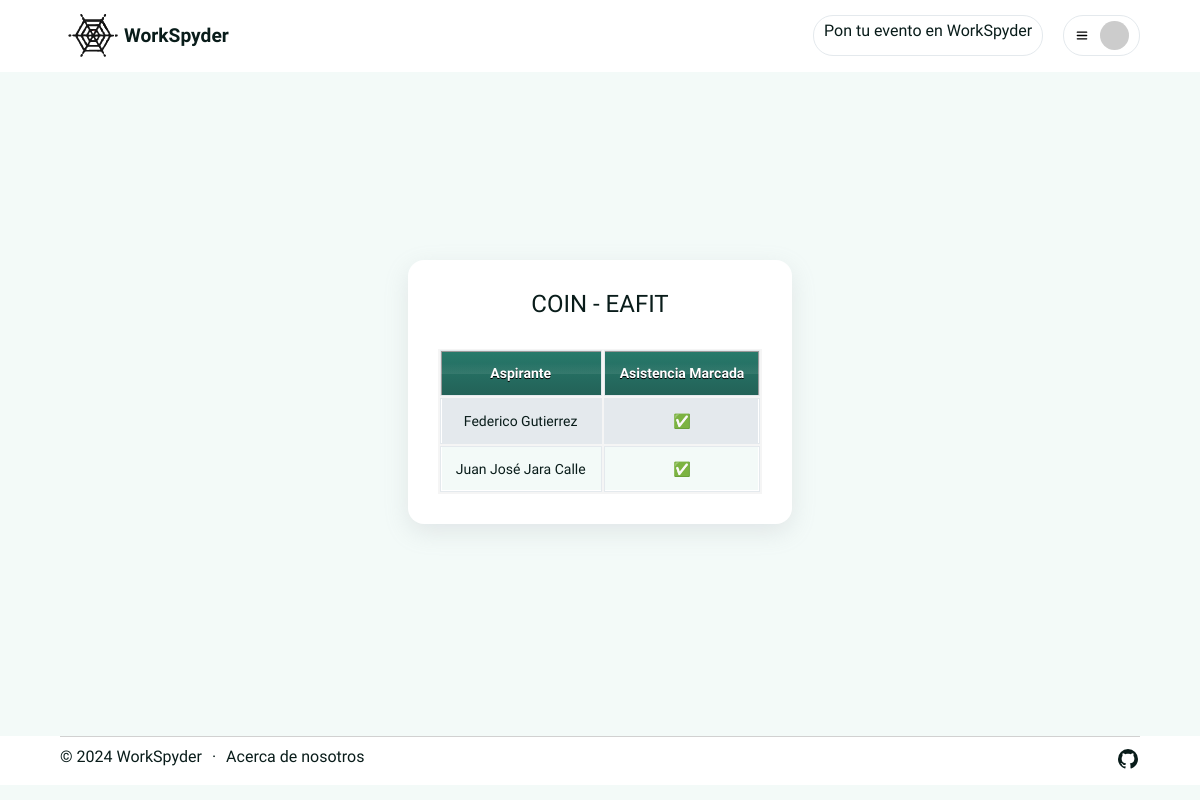
Screenshot of /post/my-fair/3/ (signed in) with the database file from the repository.
### exploreFairs/models.py (models this page shows, shortened)
class JobFair(models.Model):
    organizer = models.ForeignKey(settings.AUTH_USER_MODEL, on_delete=models.CASCADE, related_name='job_fairs', null=True) # PUSE COMO NULL=TRUE MIENTRAS NO TENEMOS LOGIN, RECORDAR QUITARLO DESPÚES DE QUE HAYA LOGIN
    title = models.CharField(max_length=255)
    description = models.TextField()
    start_event_date = models.DateField(default="2024-09-12")
    end_event_date = models.DateField(null=True, default="2024-09-13")
    department = models.CharField(max_length=255, default="Antioquía")
    city = models.CharField(max_length=255,default="Bello")
    start_hour = models.TimeField(auto_now=False, auto_now_add=False, default="12:00:00")
    end_hour = models.TimeField(auto_now=False, auto_now_add=False, null=True, default="11:00:00")
    direction = models.CharField(max_length=255)
    keynote_speaker = models.CharField(max_length=255)
    image = models.ImageField(upload_to='fairs/images/')

### fairAttendance/models.py (models this page shows, shortened)
class QR(models.Model):
   id = models.AutoField(primary_key = True)
   registration = models.ForeignKey(FairRegistration, on_delete=models.CASCADE)
   isRead = models.BooleanField(default=False)

### fairManagement/models.py (models this page shows, shortened)
class FairRegistration(models.Model):
    id = models.AutoField(primary_key = True)
    aspirant = models.ForeignKey(Aspirant, on_delete=models.CASCADE)
    fair = models.ForeignKey(JobFair, on_delete=models.CASCADE)
    registrationDate = models.DateField()

class Aspirant(models.Model):
    id = models.AutoField(primary_key = True)
    firstName = models.CharField(max_length=50)
    secondName = models.CharField(max_length=50)
    lastName = models.CharField(max_length=100)
    phone = models.CharField(max_length=10)
    user = models.OneToOneField(settings.AUTH_USER_MODEL, on_delete=models.CASCADE, default=1)
    def __str__(self):
        return f"{self.firstName} {self.secondName} {self.lastName}"

### fairsPost/views.py (the view)
# urls.py: path("my-fair/<int:id>/", view_registered_fair, name="view_registered_fair")
@user_passes_test(lambda u: u.is_authenticated, login_url='auth:login')
def view_registered_fair(request, id):
    fair = get_object_or_404(JobFair, id=id)
    qrs = QR.objects.filter(registration__fair=fair)
    return render(request, 'registered_fair.html', {'fair': fair, 'registers': qrs})

### fairsPost/templates/registered_fair.html (shortened to what this page needs)
{% extends "base.html" %}
{% load static %}
{% block links %}
<link rel="stylesheet" href="{% static 'css/principal-content.css' %}">
<link rel="stylesheet" href="{% static 'css/table.css' %}">
<link rel="stylesheet" href="{% static 'css/fairs-manager.css' %}">
<link rel="stylesheet" href="https://cdnjs.cloudflare.com/ajax/libs/font-awesome/5.15.3/css/all.min.css">
{% endblock links %}
{% block content %}
<div class="principal-content-container" style="height: 80vh;">
  <section class="main-container fairs-manager-container" id="my_fairs">
    <h1>{{ fair.title }}</h1>
    <table>
      <thead>
        <tr>
          <th>Aspirante</th>
          <th>Asistencia Marcada</th>
        </tr>
      </thead>
      <tbody>
        {% for registered in registers %}
          <tr>
            <td>{{ registered.registration.aspirant }}</td>
            <td>{{ registered.isRead|yesno:"✅,⛔" }}</td>
          </tr>
        {% endfor %}
      </tbody>
    </table>
  </section>
  </div>
{% endblock %}

### static/css/main.css (style rules this page uses)
:root { --bg-color: #f3faf8; --light-white: #E4E9ED; --default-btn-color: #349885; --hover-btn-color: #277a6b; --active-btn-color: #236258; --darker-green: #091c1a; --danger-color: #ff6666; --hover-danger-color: #ff3333; --general-font: "Palanquin"; --txt-weight: 300; --medium-weight: 500; --title-weight: 700; }
body { background-color: var(--bg-color); overscroll-behavior: none; }

### static/css/principal-content.css (style rules this page uses)
.principal-content-container { display: flex; flex-direction: column; justify-content: center; align-items: center; padding: 10px 5%; gap: 15px; }
.main-container { background-color: white; border-radius: 16px; box-shadow: rgba(149, 157, 165, 0.2) 0px 8px 24px; padding: 30px; gap: 30px; display: flex; flex-wrap: wrap; justify-content: space-between; }

### static/css/table.css (style rules this page uses)
table { background: #f5f5f5; border-collapse: separate; box-shadow: inset 0 1px 0 #fff; font-size: 14px; line-height: 24px; margin: 0 auto; text-align: center; width: 100%; max-width: 100%; table-layout: auto; }
th, td { padding: 10px 15px; word-wrap: break-word; }
th { background: linear-gradient(var(--hover-btn-color), var(--active-btn-color)); border: solid #E4E9ED 1px; box-shadow: inset 0 1px 0 var(--default-btn-color); color: #fff; font-weight: var(--title-weight); position: relative; text-shadow: 0 1px 0 #000; }
th:after { background: linear-gradient(rgba(255,255,255,0), rgba(255,255,255,.08)); content: ''; display: block; height: 25%; left: 0; margin: 1px 0 0 0; position: absolute; top: 25%; width: 100%; }
th:first-child { border: solid #E4E9ED 1px; box-shadow: inset 1px 1px 0 #999; }
th:last-child { box-shadow: inset -1px 1px 0 #999; }
td { border: solid #E4E9ED 1px; position: relative; transition: all 300ms; }
td:first-child { box-shadow: inset 1px 0 0 #fff; }
td:last-child { border: solid #E4E9ED 1px; box-shadow: inset -1px 0 0 #fff; }
tr { background: var(--bg-color); }
tr:nth-child(odd) td { background: var(--light-white); }
tr:last-of-type td { box-shadow: inset 0 -1px 0 #fff; }
tr:last-of-type td:first-child { box-shadow: inset 1px -1px 0 #fff; }
tr:last-of-type td:last-child { box-shadow: inset -1px -1px 0 #fff; }

### static/css/fairs-manager.css (style rules this page uses)
.fairs-manager-container { justify-content: center; align-items: center; flex-direction: column; }
.fairs-manager-container h1 { font-weight: var(--medium-weight); text-align: center; }
#my_fairs { justify-content: center; align-items: center; }

### rows the page displays
JobFair: title "COIN - EAFIT"
QR: registration.aspirant "Federico Gutierrez", isRead "✅"
QR: registration.aspirant "Juan José Jara Calle", isRead "✅"
